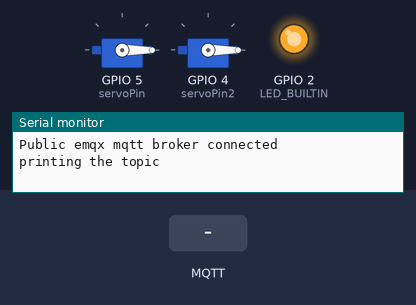
Simulated run of this sketch. Board: ESP8266 (NodeMCU). Parts: 2 × servo, output pins drawn as LEDs (lit = HIGH, except the on-board LED, lit = LOW), the last lines printed to the serial monitor. Inputs (shaded band) come from the test bench. WiFi joins after 1.5 s; servers stay silent unless stated; no MQTT or app messages arrive unless stated.

Above: at 2.7 s.
2.8 s: MQTT message "play!" arrives on the first subscribed topic
At 3.6 s:
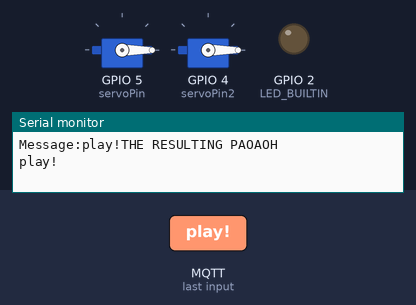
At 4.05 s:
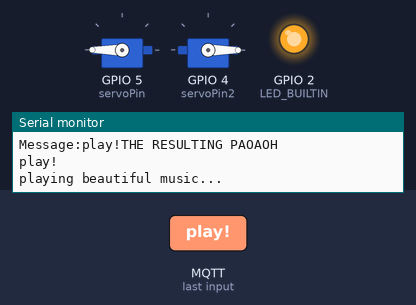
Timing chart, 0 to 13.3 s (numbered marks = the images above; inputs shaded):
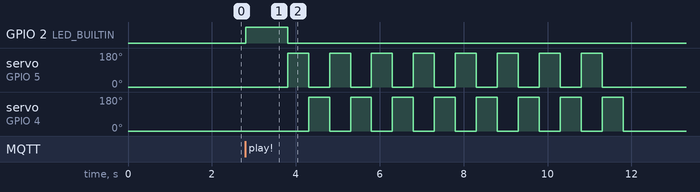

Measured:
- after the input at 2.8 s, GPIO 2 (LED_BUILTIN): LOW → HIGH at once, → LOW 1.0 s later; servo on GPIO 5 (servoPin): alternates 180° for 0.50 s and 0° for 0.50 s, 16 changes in all, then stays 0°, starting after 1.0 s; servo on GPIO 4 (servoPin2): alternates 180° for 0.50 s and 0° for 0.50 s, 16 changes in all, then stays 0°, starting after 1.5 s

The sketch:

esp8266_3.ino
```cpp
#include <ESP8266WiFi.h>
#include <PubSubClient.h>
#include <Servo.h>
// WiFi
const char *ssid = "TP-link_Kish"; // Enter your WiFi name
const char *password = "6267345363";  // Enter WiFi password
// MQTT Broker
const char *mqtt_broker = "192.168.0.151"; // Enter your WiFi or Ethernet IP
const char *topic = "test/topic";
const int mqtt_port = 1883;
WiFiClient espClient;
PubSubClient client(espClient);

//Create Servo object and inititialize pin
Servo servo;
Servo servo2;

const uint8_t servoPin = 5;
const uint8_t servoPin2 = 4;

void setup() {
  //Attach Servo to pin
  servo.attach(servoPin);
  servo.write(-180);

  servo2.attach(servoPin2);
  servo2.write(-180);


  pinMode(LED_BUILTIN, OUTPUT);
 // Set software serial baud to 115200;
 Serial.begin(115200);

 // connecting to a WiFi network
 WiFi.begin(ssid, password);
 while (WiFi.status() != WL_CONNECTED) {
  delay(500);
  Serial.println("Connecting to WiFi..");
 }

 Serial.println("Connected to the WiFi network");

 //connecting to a mqtt broker
 client.setServer(mqtt_broker, mqtt_port);
 client.setCallback(callback);

 while (!client.connected()) {
 String client_id = "esp8266-client-1";
 client_id += String(WiFi.macAddress());

 Serial.printf("The client %s connects to mosquitto mqtt broker\n", client_id.c_str());

 if (client.connect(client_id.c_str())) {
  Serial.println("Public emqx mqtt broker connected");
 } else {
  Serial.print("failed with state ");
  Serial.print(client.state());
  delay(2000);
 }
}

 // publish and subscribe
 client.publish(topic, "Hello From ESP8266 NUMBER#1!");
 Serial.print("printing the topic");
 client.subscribe(topic);

}
void callback(char *topic, byte *payload, unsigned int length) {
 Serial.print("BRO PLEASE");
 Serial.print("Message arrived in topic: ");
 Serial.println(topic);
 Serial.print("Message:");
 String res;

  for (int i = 0; i < length; i++) {
  Serial.print((char) payload[i]);
  res+=((char) payload[i]);
 }

 Serial.println("THE RESULTING PAOAOH");
 Serial.println(res);
 digitalWrite(LED_BUILTIN, HIGH);
 delay(1000);
 digitalWrite(LED_BUILTIN, LOW);

 if(res == "play!"){
    Serial.println("playing beautiful music...");
    servo.write(180);
    delay(500);
    servo.write(-40);
    servo2.write(180);
    delay(500);
    servo2.write(-50);
     servo.write(180);
    delay(500);
    servo.write(-40);
    servo2.write(180);
    delay(500);
    servo2.write(-50);
     servo.write(180);
    delay(500);
    servo.write(-40);
    servo2.write(180);
    delay(500);
    servo2.write(-50);
     servo.write(180);
    delay(500);
    servo.write(-40);
    servo2.write(180);
    delay(500);
    servo2.write(-50);
     servo.write(180);
    delay(500);
    servo.write(-40);
    servo2.write(180);
    delay(500);
    servo2.write(-50);
     servo.write(180);
    delay(500);
    servo.write(-40);
    servo2.write(180);
    delay(500);
    servo2.write(-50);
     servo.write(180);
    delay(500);
    servo.write(-40);
    servo2.write(180);
    delay(500);
    servo2.write(-50);
     servo.write(180);
    delay(500);
    servo.write(-40);
    servo2.write(180);
    delay(500);
    servo2.write(-50);


 }

 Serial.println();
 Serial.println(" - - - - - - - - - - - -");
}
void loop() {
 client.loop();
}
```
